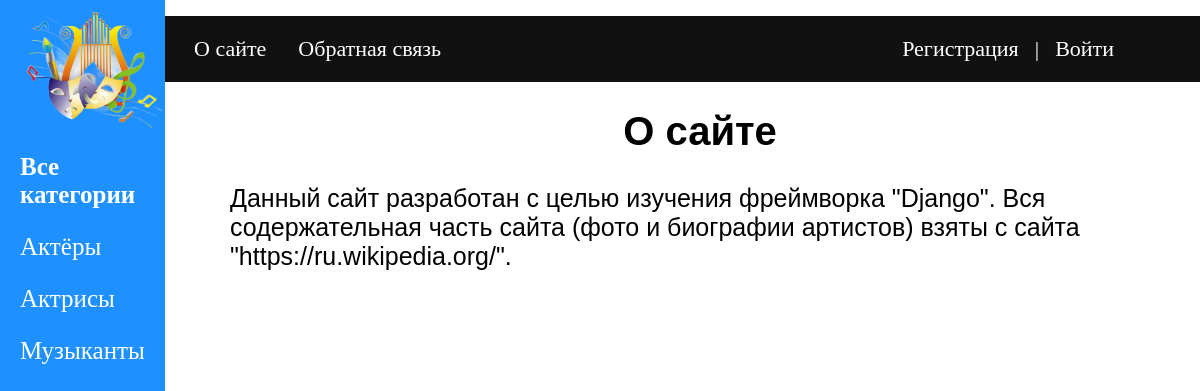
The page /about/ on the database its author committed.
### artists/models.py (models this page shows, shortened)
class Category(models.Model):
    name = models.CharField(max_length=100, db_index=True, verbose_name='Название категории')
    slug = models.SlugField(max_length=255, unique=True, db_index=True, verbose_name="URL")
    def get_absolute_url(self):
        return reverse('cats', kwargs={'cat_slug': self.slug})
    class Meta:
        verbose_name = 'Категория'
        verbose_name_plural = 'Категории'
        ordering = ['id']

### artists/views.py (the view)
# urls.py: path('about/', about, name = 'about'),
def about(request):
    user_menu = menu.copy()
    if not request.user.is_authenticated:  # Если пользователь не авторизован, то удаляем из словаря menu строку "Добавить статью"
        user_menu.pop(1)
    context = {'title': 'О сайте', 'menu': user_menu}
    return render(request, 'artists/about.html', context)

### artists/templatetags/artists_tags.py (called while the page is built)
@register.inclusion_tag('artists/template_html/list_categories.html')
def show_categories(cat_selected=0):
    cats = Category.objects.all()
    return {"cats": cats, "cat_selected": cat_selected}

### artists/templates/artists/about.html
{% extends 'artists/base.html' %}
{% block content %}
<div class="main">
<h1>{{title}}</h1>
    <p class="text_about">Данный сайт разработан с целью изучения фреймворка "Django". Вся содержательная часть сайта (фото и биографии артистов) взяты с сайта "https://ru.wikipedia.org/".</p>
</div>
{% endblock content %}

### artists/templates/artists/template_html/list_categories.html
{% for c in cats %}
    {% if cat_selected == c.pk %}
        <li>{{c.name}}</li>
    {% else %}
        <li ><a href="{{ c.get_absolute_url }}" >{{c.name}}</a></li>
    {% endif %}
{% endfor %}

### artists/static/artists/css/styles2.css (style rules this page uses)
body { background-color: ##F8F9F9; margin: 0; }
li { list-style-type: none; }
.sidenav a { padding: 6px 8px 6px 0; text-decoration: none; font-size: 25px; color: white; display: block; }
.sidenav li { padding: 6px 8px 6px 20px; text-decoration: none; font-size: 25px; color: #FFC0CB; display: block; }
.main { margin-left: 200px; font-size: 20px; padding: 0; font-family: Georgia, Verdana, Arial,Times New Roman }
.main p.text_about { font-size:25px; margin: 30px; }
.main h1 { text-align:center; }

### rows shown on the page
Category: name "Актёры"
Category: name "Актрисы"
Category: name "Музыканты"

### other values the page prints
{{ m.title }} "О сайте" "Обратная связь"
{{ title }} "О сайте"
